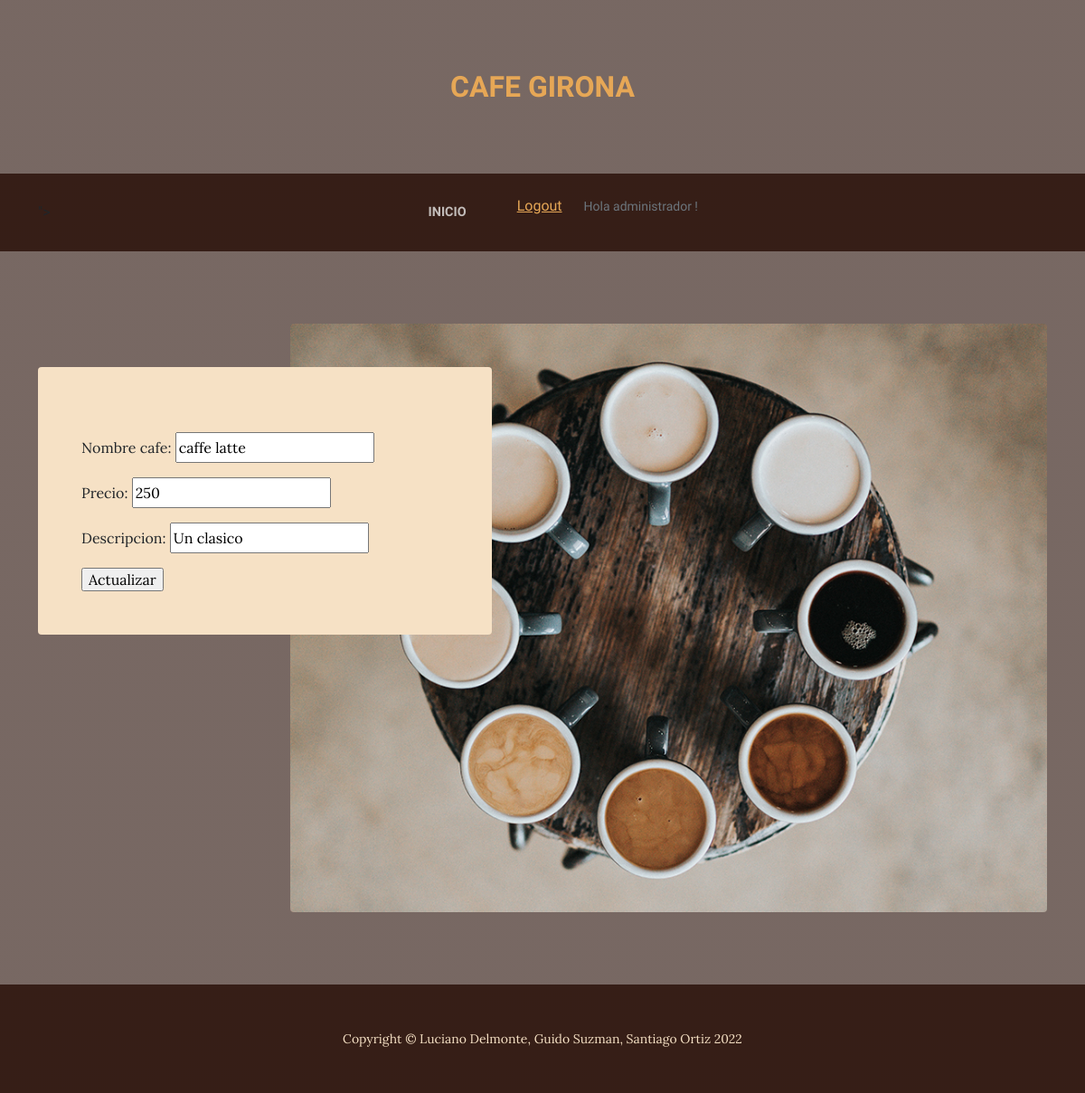
Page /menu/editar/cafes/8/ (signed in) on the committed database.
### app_tienda/models.py (models this page shows, shortened)
class Cafe(models.Model):
    nombre_cafe =  models.CharField(max_length=50)
    precio = models.IntegerField()
    descripcion = models.CharField(max_length = 100)

### app_tienda/views.py (the view)
# urls.py: path("menu/editar/cafes/<id>/", vista_edit_cafe, name= "app_tienda-editar-cafe"),
def vista_edit_cafe(request, id):
    cafes = Cafe.objects.get(id=id)
    if request.method == "POST":
        formulario = CafeForm(request.POST)
        if formulario.is_valid():
            data = formulario.cleaned_data
            cafes.nombre_cafe = data["nombre_cafe"]
            cafes.precio = data["precio"]
            cafes.descripcion = data["descripcion"]
            cafes.save()
            return redirect("app_tienda-menu")
        else:
            return render(request, "app_tienda/editar_menu.html", {"formulario": formulario, "errores": formulario.errores})
    else:
        formulario = CafeForm(initial={"nombre_cafe":cafes.nombre_cafe, "precio":cafes.precio, "descripcion":cafes.descripcion})
    return render(request, "app_tienda/editar_menu.html", {"formulario": formulario, "nombre_cafe": ""})

### app_tienda/forms.py
class CafeForm(forms.Form):
    nombre_cafe = forms.CharField()
    precio = forms.IntegerField()
    descripcion = forms.CharField()

### app_tienda/templates/app_tienda/editar_menu.html (shortened to what this page needs)
{% extends 'app_tienda/base2.html' %}
{% block contenido %}
<form method="post">
    {{formulario.as_p}}
    <input type="submit" value="Actualizar">
</form>
{% endblock %}

### app_tienda/templates/app_tienda/base2.html (shortened to what this page needs)
<!DOCTYPE html>
<html lang="en">
    <head>
       {% load static %}
        <link href="{% static 'app_tienda/css/styles.css' %}" rel="stylesheet" />
    </head>
    <body>
        <header>
            <h1 class="site-heading text-center text-faded d-none d-lg-block">
                <span class="site-heading-upper text-primary mb-3">Cafe Girona </span>
                </h1>
        </header>
        <nav class="navbar navbar-expand-lg navbar-dark py-lg-4" id="mainNav">
            <div class="container">
                <div class="collapse navbar-collapse" id="navbarSupportedContent">
                    <ul class="navbar-nav mx-auto">
                        <li class="nav-item px-lg-4"><a class="nav-link text-uppercase" href="{% url 'app_tienda-inicio' %} ">Inicio</a></li>
                        {% if request.user.is_authenticated %}
                            <a class="nav-item px-lg-4" href="{% url 'auth-logout' %}">Logout</a>
                            <p class="small text-muted mb-4 mb-lg-0""> Hola {{request.user.username}} ! </p>
                        {% else %}
                            <li class="nav-item px-lg-4"><a class="nav-link text-uppercase" href="{% url 'auth-login' %}">Iniciar Sesion</a></li>
                            <li class="nav-item px-lg-4"><a class="nav-link text-uppercase" href="{% url 'auth-register' %} ">Registrarse</a></li>
                        {% endif %}
                    </ul>
                </div>
            </div>
        </nav>
        <section class="page-section clearfix">
            <div class="container">
                <div class="intro">
                    <img class="intro-img img-fluid mb-3 mb-lg-0 rounded" src="{% static 'app_tienda/assets/img/products-01.jpg' %}" alt="..." />
                    <div class="intro-text left-0 bg-faded p-5 rounded">
                        <p class="section-heading mb-4">
        {% block contenido %}
        {% endblock %}
        </section>
        <footer class="footer text-faded text-center py-5">
            <div class="container"><p class="m-0 small">Copyright &copy; Luciano Delmonte, Guido Suzman, Santiago Ortiz 2022</p></div>
        </footer>
    </body>
</html>

### rows in the picture
Cafe: nombre_cafe "caffe latte", precio "250", descripcion "Un clasico"

### other values in the picture
{{ request.user.username }} "administrador"
